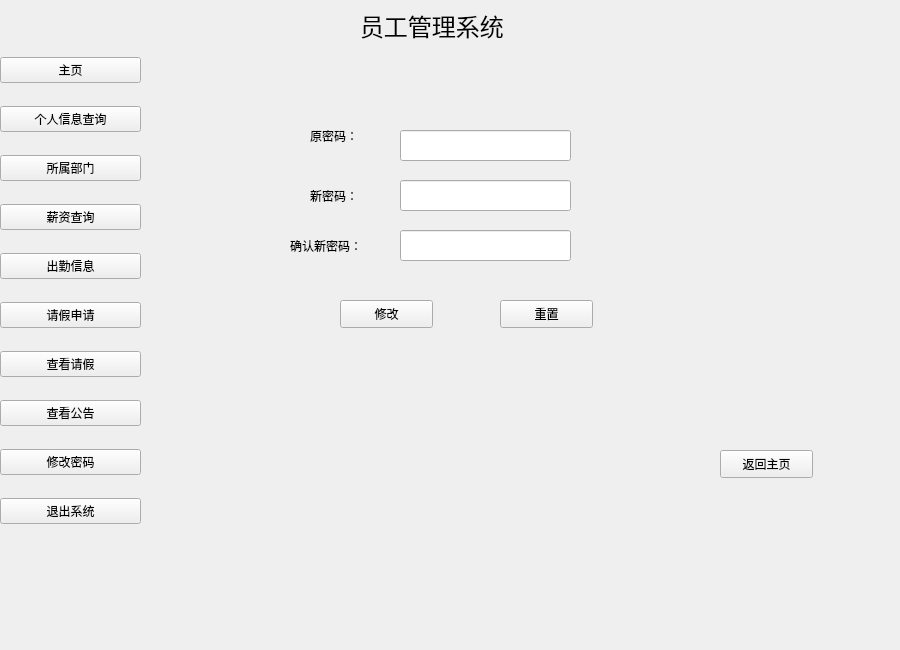
<?xml version="1.0" encoding="UTF-8"?>
<ui version="4.0">
 <class>workerwindow</class>
 <widget class="QWidget" name="workerwindow">
  <property name="geometry">
   <rect>
    <x>0</x>
    <y>0</y>
    <width>900</width>
    <height>650</height>
   </rect>
  </property>
  <property name="minimumSize">
   <size>
    <width>900</width>
    <height>650</height>
   </size>
  </property>
  <property name="maximumSize">
   <size>
    <width>900</width>
    <height>650</height>
   </size>
  </property>
  <property name="windowTitle">
   <string>Form</string>
  </property>
  <widget class="QWidget" name="widget" native="true">
   <property name="geometry">
    <rect>
     <x>0</x>
     <y>40</y>
     <width>141</width>
     <height>511</height>
    </rect>
   </property>
   <layout class="QVBoxLayout" name="verticalLayout">
    <item>
     <widget class="QPushButton" name="btn_page_mainwindow">
      <property name="text">
       <string>主页</string>
      </property>
     </widget>
    </item>
    <item>
     <widget class="QPushButton" name="btn_data_find">
      <property name="text">
       <string>个人信息查询</string>
      </property>
     </widget>
    </item>
    <item>
     <widget class="QPushButton" name="btn_dept_find">
      <property name="text">
       <string>所属部门</string>
      </property>
     </widget>
    </item>
    <item>
     <widget class="QPushButton" name="btn_salary_find">
      <property name="text">
       <string>薪资查询</string>
      </property>
     </widget>
    </item>
    <item>
     <widget class="QPushButton" name="btn_worker_go_find">
      <property name="text">
       <string>出勤信息</string>
      </property>
     </widget>
    </item>
    <item>
     <widget class="QPushButton" name="btn_leave_find">
      <property name="text">
       <string>请假申请</string>
      </property>
     </widget>
    </item>
    <item>
     <widget class="QPushButton" name="btn_leave_look">
      <property name="text">
       <string>查看请假</string>
      </property>
     </widget>
    </item>
    <item>
     <widget class="QPushButton" name="btn_context_find">
      <property name="text">
       <string>查看公告</string>
      </property>
     </widget>
    </item>
    <item>
     <widget class="QPushButton" name="btn_changed_password">
      <property name="text">
       <string>修改密码</string>
      </property>
     </widget>
    </item>
    <item>
     <widget class="QPushButton" name="btn_exit">
      <property name="text">
       <string>退出系统</string>
      </property>
     </widget>
    </item>
   </layout>
  </widget>
  <widget class="QStackedWidget" name="stackedWidget">
   <property name="geometry">
    <rect>
     <x>150</x>
     <y>50</y>
     <width>727</width>
     <height>501</height>
    </rect>
   </property>
   <property name="currentIndex">
    <number>8</number>
   </property>
   <widget class="QWidget" name="pagenoe">
    <widget class="QLabel" name="label_3">
     <property name="geometry">
      <rect>
       <x>11</x>
       <y>41</y>
       <width>72</width>
       <height>16</height>
      </rect>
     </property>
     <property name="text">
      <string>工号：</string>
     </property>
    </widget>
    <widget class="QLineEdit" name="lineEdit_workers_id">
     <property name="geometry">
      <rect>
       <x>90</x>
       <y>40</y>
       <width>131</width>
       <height>21</height>
      </rect>
     </property>
    </widget>
    <widget class="QLineEdit" name="lineEdit_workers_account">
     <property name="geometry">
      <rect>
       <x>310</x>
       <y>40</y>
       <width>171</width>
       <height>21</height>
      </rect>
     </property>
    </widget>
    <widget class="QLabel" name="label_4">
     <property name="geometry">
      <rect>
       <x>240</x>
       <y>40</y>
       <width>72</width>
       <height>16</height>
      </rect>
     </property>
     <property name="text">
      <string>账号：</string>
     </property>
    </widget>
    <widget class="QLineEdit" name="lineEdit_workers_password">
     <property name="geometry">
      <rect>
       <x>560</x>
       <y>40</y>
       <width>171</width>
       <height>21</height>
      </rect>
     </property>
    </widget>
    <widget class="QLabel" name="label_5">
     <property name="geometry">
      <rect>
       <x>490</x>
       <y>40</y>
       <width>72</width>
       <height>16</height>
      </rect>
     </property>
     <property name="text">
      <string>密码：</string>
     </property>
    </widget>
    <widget class="QLineEdit" name="lineEdit_workers_name">
     <property name="geometry">
      <rect>
       <x>90</x>
       <y>110</y>
       <width>131</width>
       <height>21</height>
      </rect>
     </property>
    </widget>
    <widget class="QLabel" name="label_6">
     <property name="geometry">
      <rect>
       <x>10</x>
       <y>110</y>
       <width>72</width>
       <height>15</height>
      </rect>
     </property>
     <property name="text">
      <string>名字：</string>
     </property>
    </widget>
    <widget class="QLineEdit" name="lineEdit_workers_sex">
     <property name="geometry">
      <rect>
       <x>310</x>
       <y>110</y>
       <width>171</width>
       <height>21</height>
      </rect>
     </property>
    </widget>
    <widget class="QLabel" name="label_7">
     <property name="geometry">
      <rect>
       <x>240</x>
       <y>110</y>
       <width>72</width>
       <height>15</height>
      </rect>
     </property>
     <property name="text">
      <string>性别：</string>
     </property>
    </widget>
    <widget class="QLineEdit" name="lineEdit_workers_iphone">
     <property name="geometry">
      <rect>
       <x>560</x>
       <y>100</y>
       <width>161</width>
       <height>21</height>
      </rect>
     </property>
     <property name="text">
      <string/>
     </property>
    </widget>
    <widget class="QLabel" name="label_8">
     <property name="geometry">
      <rect>
       <x>490</x>
       <y>99</y>
       <width>72</width>
       <height>31</height>
      </rect>
     </property>
     <property name="text">
      <string>电话：</string>
     </property>
    </widget>
    <widget class="QLabel" name="label_9">
     <property name="geometry">
      <rect>
       <x>10</x>
       <y>170</y>
       <width>72</width>
       <height>15</height>
      </rect>
     </property>
     <property name="text">
      <string>部门编号：</string>
     </property>
    </widget>
    <widget class="QLineEdit" name="lineEdit_workers_deptid">
     <property name="geometry">
      <rect>
       <x>90</x>
       <y>160</y>
       <width>131</width>
       <height>21</height>
      </rect>
     </property>
    </widget>
    <widget class="QLineEdit" name="lineEdit_workers_email">
     <property name="geometry">
      <rect>
       <x>320</x>
       <y>170</y>
       <width>161</width>
       <height>21</height>
      </rect>
     </property>
    </widget>
    <widget class="QLineEdit" name="lineEdit_workers_address">
     <property name="geometry">
      <rect>
       <x>570</x>
       <y>170</y>
       <width>151</width>
       <height>21</height>
      </rect>
     </property>
    </widget>
    <widget class="QLineEdit" name="lineEdit_workers_dates">
     <property name="geometry">
      <rect>
       <x>90</x>
       <y>240</y>
       <width>131</width>
       <height>21</height>
      </rect>
     </property>
    </widget>
    <widget class="QLineEdit" name="lineEdit_workers_identify">
     <property name="geometry">
      <rect>
       <x>310</x>
       <y>240</y>
       <width>171</width>
       <height>21</height>
      </rect>
     </property>
    </widget>
    <widget class="QLineEdit" name="lineEdit_workers_state">
     <property name="geometry">
      <rect>
       <x>570</x>
       <y>240</y>
       <width>161</width>
       <height>21</height>
      </rect>
     </property>
    </widget>
    <widget class="QLabel" name="label_10">
     <property name="geometry">
      <rect>
       <x>240</x>
       <y>170</y>
       <width>72</width>
       <height>15</height>
      </rect>
     </property>
     <property name="text">
      <string>电子邮件：</string>
     </property>
    </widget>
    <widget class="QLabel" name="label_11">
     <property name="geometry">
      <rect>
       <x>490</x>
       <y>170</y>
       <width>72</width>
       <height>15</height>
      </rect>
     </property>
     <property name="text">
      <string>地址：</string>
     </property>
    </widget>
    <widget class="QLabel" name="label_12">
     <property name="geometry">
      <rect>
       <x>490</x>
       <y>240</y>
       <width>72</width>
       <height>15</height>
      </rect>
     </property>
     <property name="text">
      <string>在职状态：</string>
     </property>
    </widget>
    <widget class="QLabel" name="label_13">
     <property name="geometry">
      <rect>
       <x>250</x>
       <y>240</y>
       <width>72</width>
       <height>15</height>
      </rect>
     </property>
     <property name="text">
      <string>身份证：</string>
     </property>
    </widget>
    <widget class="QLabel" name="label_14">
     <property name="geometry">
      <rect>
       <x>10</x>
       <y>240</y>
       <width>72</width>
       <height>15</height>
      </rect>
     </property>
     <property name="text">
      <string>入职日期：</string>
     </property>
    </widget>
    <widget class="QLabel" name="label_15">
     <property name="geometry">
      <rect>
       <x>10</x>
       <y>380</y>
       <width>72</width>
       <height>15</height>
      </rect>
     </property>
     <property name="text">
      <string>备注：</string>
     </property>
    </widget>
    <widget class="QTextEdit" name="lineEdit_workers_remark">
     <property name="geometry">
      <rect>
       <x>100</x>
       <y>330</y>
       <width>581</width>
       <height>111</height>
      </rect>
     </property>
    </widget>
    <widget class="QPushButton" name="pushButton">
     <property name="geometry">
      <rect>
       <x>220</x>
       <y>460</y>
       <width>93</width>
       <height>28</height>
      </rect>
     </property>
     <property name="text">
      <string>修改</string>
     </property>
    </widget>
    <widget class="QPushButton" name="pushButton_2">
     <property name="geometry">
      <rect>
       <x>360</x>
       <y>460</y>
       <width>93</width>
       <height>28</height>
      </rect>
     </property>
     <property name="text">
      <string>取消</string>
     </property>
    </widget>
   </widget>
   <widget class="QWidget" name="pagetwo">
    <widget class="QTableView" name="tableView_data">
     <property name="geometry">
      <rect>
       <x>10</x>
       <y>10</y>
       <width>711</width>
       <height>411</height>
      </rect>
     </property>
    </widget>
    <widget class="QPushButton" name="btn_update_data">
     <property name="geometry">
      <rect>
       <x>190</x>
       <y>440</y>
       <width>93</width>
       <height>28</height>
      </rect>
     </property>
     <property name="text">
      <string>修改信息</string>
     </property>
    </widget>
    <widget class="QPushButton" name="btn_rest">
     <property name="geometry">
      <rect>
       <x>320</x>
       <y>440</y>
       <width>93</width>
       <height>28</height>
      </rect>
     </property>
     <property name="text">
      <string>重置</string>
     </property>
    </widget>
   </widget>
   <widget class="QWidget" name="pagethree">
    <widget class="QTableView" name="tableView_dept">
     <property name="geometry">
      <rect>
       <x>0</x>
       <y>10</y>
       <width>741</width>
       <height>421</height>
      </rect>
     </property>
    </widget>
    <widget class="QPushButton" name="btn_dept_back">
     <property name="geometry">
      <rect>
       <x>600</x>
       <y>450</y>
       <width>93</width>
       <height>28</height>
      </rect>
     </property>
     <property name="text">
      <string>返回主页</string>
     </property>
    </widget>
   </widget>
   <widget class="QWidget" name="pagefour">
    <widget class="QTableView" name="tableView_salary">
     <property name="geometry">
      <rect>
       <x>20</x>
       <y>20</y>
       <width>701</width>
       <height>381</height>
      </rect>
     </property>
    </widget>
    <widget class="QPushButton" name="pushButton_3">
     <property name="geometry">
      <rect>
       <x>220</x>
       <y>420</y>
       <width>93</width>
       <height>28</height>
      </rect>
     </property>
     <property name="text">
      <string>确认</string>
     </property>
    </widget>
    <widget class="QPushButton" name="pushButton_4">
     <property name="geometry">
      <rect>
       <x>340</x>
       <y>420</y>
       <width>93</width>
       <height>28</height>
      </rect>
     </property>
     <property name="text">
      <string>取消</string>
     </property>
    </widget>
    <widget class="QPushButton" name="pushButton_5">
     <property name="geometry">
      <rect>
       <x>590</x>
       <y>460</y>
       <width>93</width>
       <height>28</height>
      </rect>
     </property>
     <property name="text">
      <string>返回主页</string>
     </property>
    </widget>
   </widget>
   <widget class="QWidget" name="pagefive">
    <widget class="QTableView" name="tableView">
     <property name="geometry">
      <rect>
       <x>20</x>
       <y>30</y>
       <width>681</width>
       <height>371</height>
      </rect>
     </property>
    </widget>
    <widget class="QPushButton" name="pushButton_6">
     <property name="geometry">
      <rect>
       <x>240</x>
       <y>420</y>
       <width>93</width>
       <height>28</height>
      </rect>
     </property>
     <property name="text">
      <string>确认</string>
     </property>
    </widget>
    <widget class="QPushButton" name="pushButton_7">
     <property name="geometry">
      <rect>
       <x>370</x>
       <y>420</y>
       <width>93</width>
       <height>28</height>
      </rect>
     </property>
     <property name="text">
      <string>取消</string>
     </property>
    </widget>
    <widget class="QPushButton" name="pushButton_8">
     <property name="geometry">
      <rect>
       <x>600</x>
       <y>450</y>
       <width>93</width>
       <height>28</height>
      </rect>
     </property>
     <property name="text">
      <string>返回主页</string>
     </property>
    </widget>
   </widget>
   <widget class="QWidget" name="pagesix">
    <widget class="QLabel" name="label_16">
     <property name="geometry">
      <rect>
       <x>130</x>
       <y>60</y>
       <width>72</width>
       <height>15</height>
      </rect>
     </property>
     <property name="text">
      <string>编号：</string>
     </property>
    </widget>
    <widget class="QLineEdit" name="leave_id">
     <property name="geometry">
      <rect>
       <x>230</x>
       <y>50</y>
       <width>181</width>
       <height>31</height>
      </rect>
     </property>
    </widget>
    <widget class="QLineEdit" name="leave_workername">
     <property name="geometry">
      <rect>
       <x>230</x>
       <y>90</y>
       <width>181</width>
       <height>31</height>
      </rect>
     </property>
    </widget>
    <widget class="QLineEdit" name="leave_beginday">
     <property name="geometry">
      <rect>
       <x>230</x>
       <y>130</y>
       <width>181</width>
       <height>31</height>
      </rect>
     </property>
    </widget>
    <widget class="QLabel" name="label_17">
     <property name="geometry">
      <rect>
       <x>130</x>
       <y>100</y>
       <width>72</width>
       <height>15</height>
      </rect>
     </property>
     <property name="text">
      <string>姓名：</string>
     </property>
    </widget>
    <widget class="QLabel" name="label_18">
     <property name="geometry">
      <rect>
       <x>130</x>
       <y>140</y>
       <width>72</width>
       <height>15</height>
      </rect>
     </property>
     <property name="text">
      <string>开始时间：</string>
     </property>
    </widget>
    <widget class="QLabel" name="label_19">
     <property name="geometry">
      <rect>
       <x>130</x>
       <y>180</y>
       <width>72</width>
       <height>15</height>
      </rect>
     </property>
     <property name="text">
      <string>结束时间：</string>
     </property>
    </widget>
    <widget class="QLineEdit" name="leave_endday">
     <property name="geometry">
      <rect>
       <x>230</x>
       <y>170</y>
       <width>181</width>
       <height>31</height>
      </rect>
     </property>
    </widget>
    <widget class="QLabel" name="label_20">
     <property name="geometry">
      <rect>
       <x>30</x>
       <y>270</y>
       <width>72</width>
       <height>15</height>
      </rect>
     </property>
     <property name="text">
      <string>请假事由：</string>
     </property>
    </widget>
    <widget class="QTextEdit" name="leave_description">
     <property name="geometry">
      <rect>
       <x>140</x>
       <y>230</y>
       <width>451</width>
       <height>131</height>
      </rect>
     </property>
    </widget>
    <widget class="QPushButton" name="btn_leave_sure">
     <property name="geometry">
      <rect>
       <x>240</x>
       <y>380</y>
       <width>93</width>
       <height>28</height>
      </rect>
     </property>
     <property name="text">
      <string>提交</string>
     </property>
    </widget>
    <widget class="QPushButton" name="btn_leave_rest">
     <property name="geometry">
      <rect>
       <x>350</x>
       <y>380</y>
       <width>93</width>
       <height>28</height>
      </rect>
     </property>
     <property name="text">
      <string>重置</string>
     </property>
    </widget>
    <widget class="QPushButton" name="pushButton_12">
     <property name="geometry">
      <rect>
       <x>570</x>
       <y>430</y>
       <width>93</width>
       <height>28</height>
      </rect>
     </property>
     <property name="text">
      <string>返回主页</string>
     </property>
    </widget>
   </widget>
   <widget class="QWidget" name="pagesenven">
    <widget class="QTableView" name="tableView_2">
     <property name="geometry">
      <rect>
       <x>10</x>
       <y>10</y>
       <width>721</width>
       <height>381</height>
      </rect>
     </property>
    </widget>
    <widget class="QPushButton" name="pushButton_10">
     <property name="geometry">
      <rect>
       <x>600</x>
       <y>440</y>
       <width>93</width>
       <height>28</height>
      </rect>
     </property>
     <property name="text">
      <string>返回主页</string>
     </property>
    </widget>
   </widget>
   <widget class="QWidget" name="pageeight">
    <widget class="QLabel" name="label_2">
     <property name="geometry">
      <rect>
       <x>90</x>
       <y>100</y>
       <width>591</width>
       <height>231</height>
      </rect>
     </property>
     <property name="font">
      <font>
       <family>汉仪欧行繁</family>
       <pointsize>22</pointsize>
      </font>
     </property>
     <property name="text">
      <string>欢迎进入员工管理系统</string>
     </property>
    </widget>
   </widget>
   <widget class="QWidget" name="pagepwd">
    <widget class="QLabel" name="label_21">
     <property name="geometry">
      <rect>
       <x>160</x>
       <y>70</y>
       <width>71</width>
       <height>31</height>
      </rect>
     </property>
     <property name="text">
      <string>原密码：</string>
     </property>
    </widget>
    <widget class="QLabel" name="label_22">
     <property name="geometry">
      <rect>
       <x>160</x>
       <y>130</y>
       <width>71</width>
       <height>31</height>
      </rect>
     </property>
     <property name="text">
      <string>新密码：</string>
     </property>
    </widget>
    <widget class="QLabel" name="label_23">
     <property name="geometry">
      <rect>
       <x>140</x>
       <y>180</y>
       <width>91</width>
       <height>31</height>
      </rect>
     </property>
     <property name="text">
      <string>确认新密码：</string>
     </property>
    </widget>
    <widget class="QLineEdit" name="password">
     <property name="geometry">
      <rect>
       <x>250</x>
       <y>80</y>
       <width>171</width>
       <height>31</height>
      </rect>
     </property>
    </widget>
    <widget class="QLineEdit" name="password_1">
     <property name="geometry">
      <rect>
       <x>250</x>
       <y>130</y>
       <width>171</width>
       <height>31</height>
      </rect>
     </property>
    </widget>
    <widget class="QLineEdit" name="password_2">
     <property name="geometry">
      <rect>
       <x>250</x>
       <y>180</y>
       <width>171</width>
       <height>31</height>
      </rect>
     </property>
    </widget>
    <widget class="QPushButton" name="pushButton_9">
     <property name="geometry">
      <rect>
       <x>190</x>
       <y>250</y>
       <width>93</width>
       <height>28</height>
      </rect>
     </property>
     <property name="text">
      <string>修改</string>
     </property>
    </widget>
    <widget class="QPushButton" name="pushButton_11">
     <property name="geometry">
      <rect>
       <x>350</x>
       <y>250</y>
       <width>93</width>
       <height>28</height>
      </rect>
     </property>
     <property name="text">
      <string>重置</string>
     </property>
    </widget>
    <widget class="QPushButton" name="pushButton_13">
     <property name="geometry">
      <rect>
       <x>570</x>
       <y>400</y>
       <width>93</width>
       <height>28</height>
      </rect>
     </property>
     <property name="text">
      <string>返回主页</string>
     </property>
    </widget>
   </widget>
  </widget>
  <widget class="QLabel" name="label">
   <property name="geometry">
    <rect>
     <x>360</x>
     <y>10</y>
     <width>191</width>
     <height>31</height>
    </rect>
   </property>
   <property name="font">
    <font>
     <family>Agency FB</family>
     <pointsize>18</pointsize>
    </font>
   </property>
   <property name="text">
    <string>员工管理系统</string>
   </property>
  </widget>
 </widget>
 <resources/>
 <connections/>
</ui>
